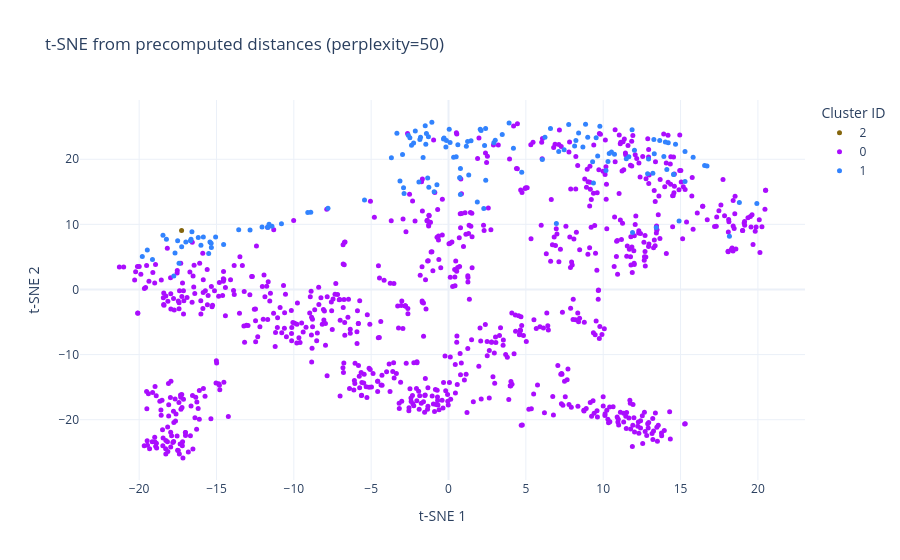

The cell this chart's notebook holds for it:
### Code cell
#perplexity

perp = 50

tsne = TSNE(
    n_components=2,
    metric='precomputed',
    perplexity=perp,
    random_state=0,
    init='random',
    learning_rate='auto',
    max_iter=1000,
    verbose=1
)
Y_tsne = tsne.fit_transform(D)

# --- Etiquetas de cluster (categóricas) ---
labels = np.full(n, -1, dtype=int)
for cid, cluster in enumerate(C_BSAS_M):
    for idx in cluster:
        if 0 <= idx < n:
            labels[idx] = cid

labels_str = labels.astype(str)
labels_str[labels == -1] = "Unassigned"

# --- DataFrame para plotly ---
df = pd.DataFrame({
    "x": Y_tsne[:, 0],
    "y": Y_tsne[:, 1],
    "cluster": labels_str
})

# Paleta cualitativa amplia + gris para Unassigned
palette = px.colors.qualitative.Alphabet
color_map = {c: palette[i % len(palette)] for i, c in enumerate(sorted(df["cluster"].unique()))}

fig = px.scatter(
    df, x="x", y="y",
    color="cluster",
    color_discrete_map=color_map,
    title=f"t-SNE from precomputed distances (perplexity={perp})",
    labels={"x": "t‑SNE 1", "y": "t‑SNE 2", "cluster": "Cluster ID"},
    hover_data={"x": ':.3f', "y": ':.3f', "cluster": True}
)

fig.update_traces(marker=dict(size=5, line=dict(width=0)))
fig.update_layout(template="plotly_white", legend_title_text="Cluster ID")
fig.show()

### Figure 1 — Plotly figure (JSON) as saved in the notebook; plotly's stock layout.template omitted (floating-point values rounded to 4 significant figures; data arrays with more than 128 entries replaced by an {"elided": "..."} marker saying what was removed)
{"data": [{"customdata": [["2"]], "hovertemplate": "Cluster ID=%{customdata[0]}<br>t‑SNE 1=%{x:.3f}<br>t‑SNE 2=%{y:.3f}<extra></extra>", "legendgroup": "2", "marker": {"color": "#85660D", "line": {"width": 0}, "size": 5, "symbol": "circle"}, "mode": "markers", "name": "2", "orientation": "v", "showlegend": true, "type": "scatter", "x": [-17.26], "xaxis": "x", "y": [9.06], "yaxis": "y"}, {"customdata": {"elided": "859x1 str values"}, "hovertemplate": "Cluster ID=%{customdata[0]}<br>t‑SNE 1=%{x:.3f}<br>t‑SNE 2=%{y:.3f}<extra></extra>", "legendgroup": "0", "marker": {"color": "#AA0DFE", "line": {"width": 0}, "size": 5, "symbol": "circle"}, "mode": "markers", "name": "0", "orientation": "v", "showlegend": true, "type": "scatter", "x": {"elided": "859 float values"}, "xaxis": "x", "y": {"elided": "859 float values"}, "yaxis": "y"}, {"customdata": {"elided": "140x1 str values"}, "hovertemplate": "Cluster ID=%{customdata[0]}<br>t‑SNE 1=%{x:.3f}<br>t‑SNE 2=%{y:.3f}<extra></extra>", "legendgroup": "1", "marker": {"color": "#3283FE", "line": {"width": 0}, "size": 5, "symbol": "circle"}, "mode": "markers", "name": "1", "orientation": "v", "showlegend": true, "type": "scatter", "x": {"elided": "140 float values"}, "xaxis": "x", "y": {"elided": "140 float values"}, "yaxis": "y"}], "layout": {"legend": {"title": {"text": "Cluster ID"}, "tracegroupgap": 0}, "title": {"text": "t-SNE from precomputed distances (perplexity=50)"}, "xaxis": {"anchor": "y", "domain": [0, 1], "title": {"text": "t‑SNE 1"}}, "yaxis": {"anchor": "x", "domain": [0, 1], "title": {"text": "t‑SNE 2"}}}}
